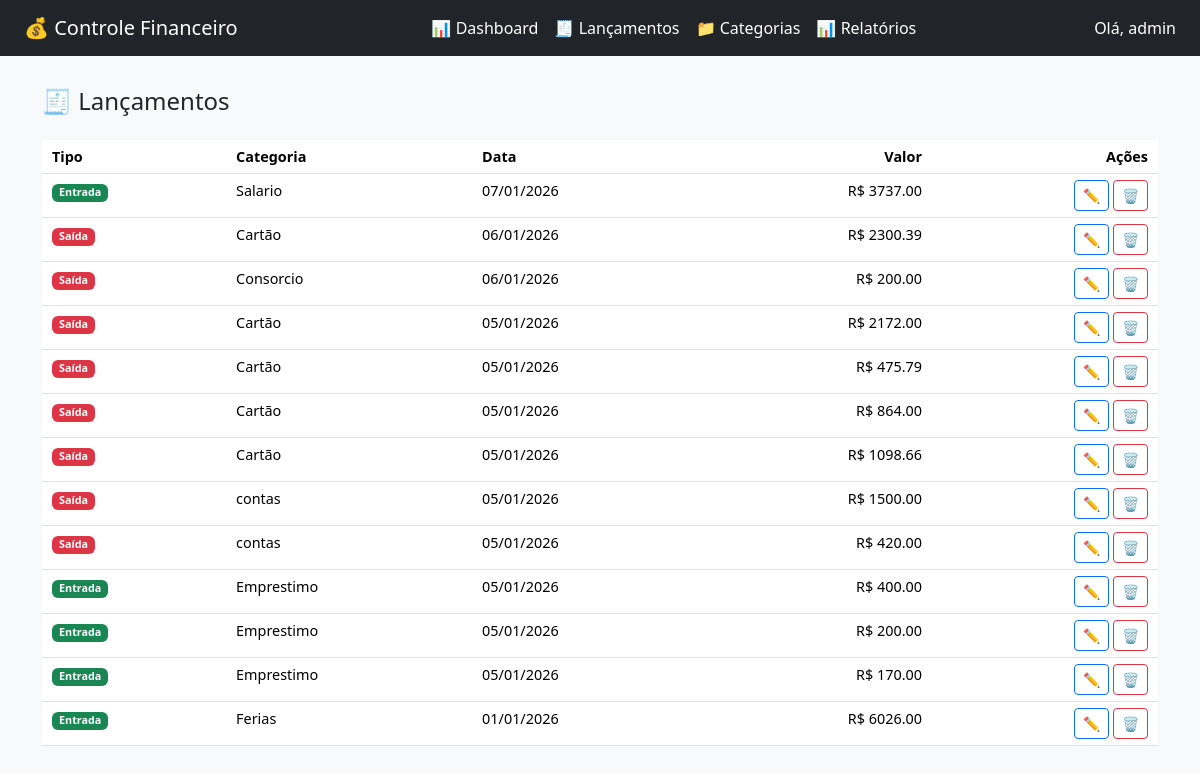
/lancamentos/ (signed in), run on the app's committed database.
### core/models.py (models this page shows, shortened)
class Lancamento(models.Model):
    TIPO_CHOICES = (
        ('E', 'Entrada'),
        ('S', 'Saída'),
    )
    user = models.ForeignKey(User, on_delete=models.CASCADE)
    tipo = models.CharField(max_length=1, choices=TIPO_CHOICES)
    valor = models.DecimalField(max_digits=10, decimal_places=2)
    data = models.DateField()
    categoria = models.ForeignKey(Categoria, on_delete=models.PROTECT)
    descricao = models.CharField(max_length=255, blank=True)
    recorrente = models.BooleanField(default=False)

class Categoria(models.Model):
    nome = models.CharField(max_length=100)
    user = models.ForeignKey(User, on_delete=models.CASCADE)

### core/views.py (the view)
# urls.py: path('lancamentos/', views.lista_lancamentos, name='lista_lancamentos'),
@login_required
def lista_lancamentos(request):
    lancamentos = Lancamento.objects.filter(
        user=request.user
    ).order_by('-data')
    return render(request, 'lancamentos.html', {
        'lancamentos': lancamentos
    })

### core/templates/lancamentos.html (shortened to what this page needs)
{% extends 'base.html' %}
{% block content %}
<div class="container">
    <h4 class="mb-4">🧾 Lançamentos</h4>
    <table class="table table-hover">
        <thead>
            <tr>
                <th>Tipo</th>
                <th>Categoria</th>
                <th>Data</th>
                <th class="text-end">Valor</th>
                <th class="text-end">Ações</th>
            </tr>
        </thead>
        <tbody>
            {% for l in lancamentos %}
            <tr>
                <td>
                    {% if l.tipo == 'E' %}
                        <span class="badge bg-success">Entrada</span>
                    {% else %}
                        <span class="badge bg-danger">Saída</span>
                    {% endif %}
                </td>
                <td>{{ l.categoria.nome }}</td>
                <td>{{ l.data|date:"d/m/Y" }}</td>
                <td class="text-end">R$ {{ l.valor }}</td>
                <td class="text-end">
                    <a href="{% url 'editar_lancamento' l.id %}" class="btn btn-sm btn-outline-primary">✏️</a>
                    <a href="{% url 'excluir_lancamento' l.id %}"
                       class="btn btn-sm btn-outline-danger"
                       onclick="return confirm('Excluir?')">🗑</a>
                </td>
            </tr>
            {% empty %}
            <tr>
                <td colspan="5" class="text-center text-muted">
                    Nenhum lançamento encontrado
                </td>
            </tr>
            {% endfor %}
        </tbody>
    </table>
</div>
{% endblock %}

### core/templates/base.html (shortened to what this page needs)
{% load static %}
<!DOCTYPE html>
<html lang="pt-br">
<head>
    <link href="https://cdn.jsdelivr.net/npm/bootstrap@5.3.2/dist/css/bootstrap.min.css" rel="stylesheet">
    <link rel="stylesheet" href="{% static 'core/css/dashboard_pro.css' %}">
    <link rel="stylesheet" href="{% static 'core/css/dashboard.css' %}">
</head>
<body class="bg-light">
<nav class="navbar navbar-dark bg-dark px-4">
    <span class="navbar-brand">💰 Controle Financeiro</span>
    <ul class="navbar-nav flex-row gap-3">
        <li class="nav-item">
            <a class="nav-link text-white" href="{% url 'dashboard' %}">
                📊 Dashboard
            </a>
        </li>
        <li class="nav-item">
            <a class="nav-link text-white" href="{% url 'lista_lancamentos' %}">
                🧾 Lançamentos
            </a>
        </li>
        <li class="nav-item">
            <a class="nav-link text-white" href="{% url 'lista_categorias' %}">
                📁 Categorias
            </a>
        </li>
        <li class="nav-item">
            <a class="nav-link text-white" href="{% url 'relatorio_mensal' %}">
                📊 Relatórios
            </a>
        </li>
    </ul>
    <span class="text-white">
        Olá, {{ request.user.username }}
    </span>
</nav>
<div class="container-fluid px-4 my-3">
    {% block content %}{% endblock %}
</div>
</body>
</html>

### core/static/core/css/dashboard.css (style rules this page uses)
body { overflow-x: hidden; }
.container-fluid { padding-top: 15px; }
.table td, .table th { padding: 6px 10px; font-size: 0.9rem; }

### data on the page
Lancamento: tipo "Entrada", categoria.nome "Salario", data "07/01/2026", valor "3737.00"
Lancamento: tipo "Saída", categoria.nome "Cartão", data "06/01/2026", valor "2300.39"
Lancamento: tipo "Saída", categoria.nome "Consorcio", data "06/01/2026", valor "200.00"
Lancamento: tipo "Saída", categoria.nome "Cartão", data "05/01/2026", valor "2172.00"
Lancamento: tipo "Saída", categoria.nome "Cartão", data "05/01/2026", valor "475.79"
Lancamento: tipo "Saída", categoria.nome "Cartão", data "05/01/2026", valor "864.00"
Lancamento: tipo "Saída", categoria.nome "Cartão", data "05/01/2026", valor "1098.66"
Lancamento: tipo "Saída", categoria.nome "contas", data "05/01/2026", valor "1500.00"
Lancamento: tipo "Saída", categoria.nome "contas", data "05/01/2026", valor "420.00"
Lancamento: tipo "Entrada", categoria.nome "Emprestimo", data "05/01/2026", valor "400.00"
Lancamento: tipo "Entrada", categoria.nome "Emprestimo", data "05/01/2026", valor "200.00"
Lancamento: tipo "Entrada", categoria.nome "Emprestimo", data "05/01/2026", valor "170.00"
Lancamento: tipo "Entrada", categoria.nome "Ferias", data "01/01/2026", valor "6026.00"

### other printed values
{{ request.user.username }} "admin"
